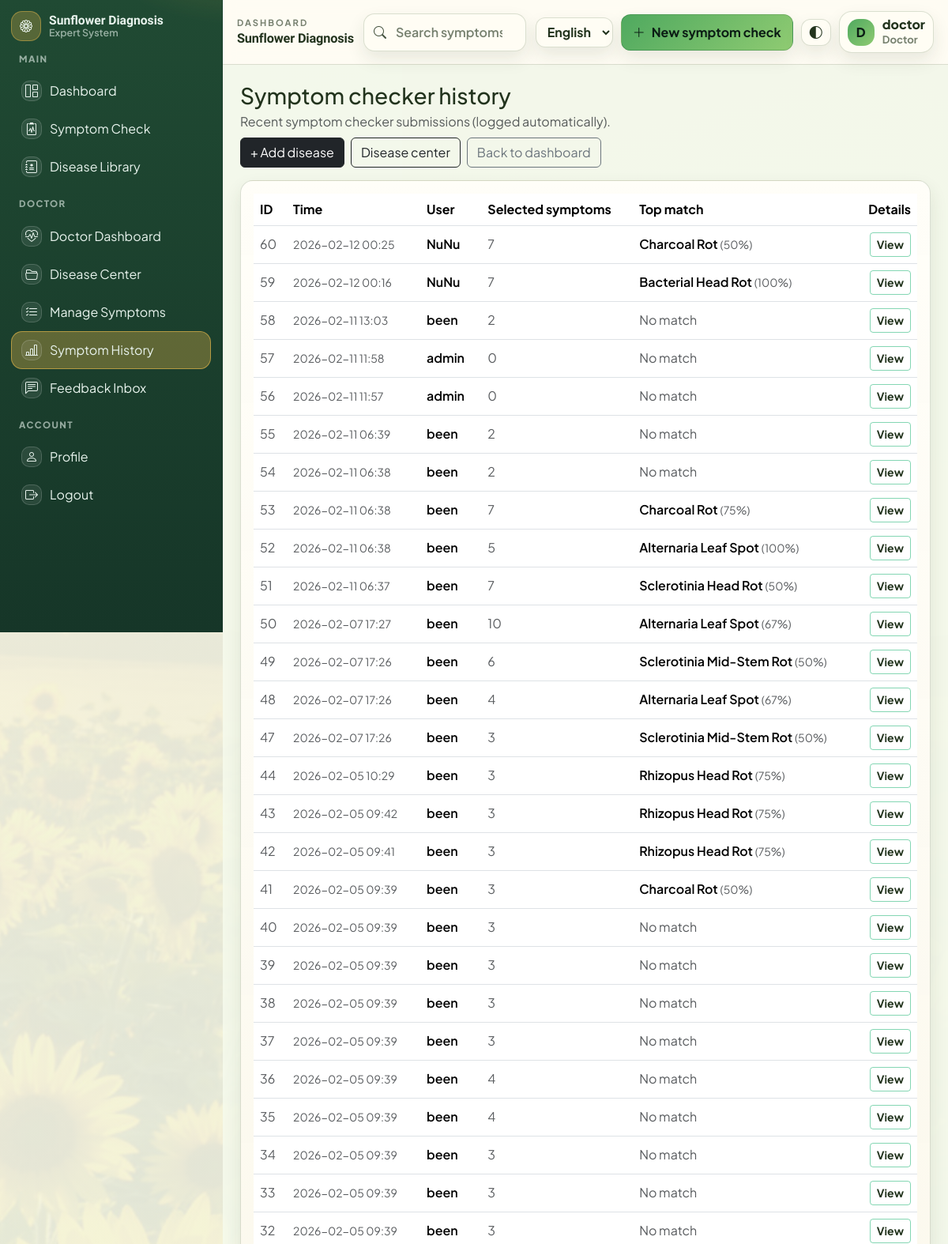
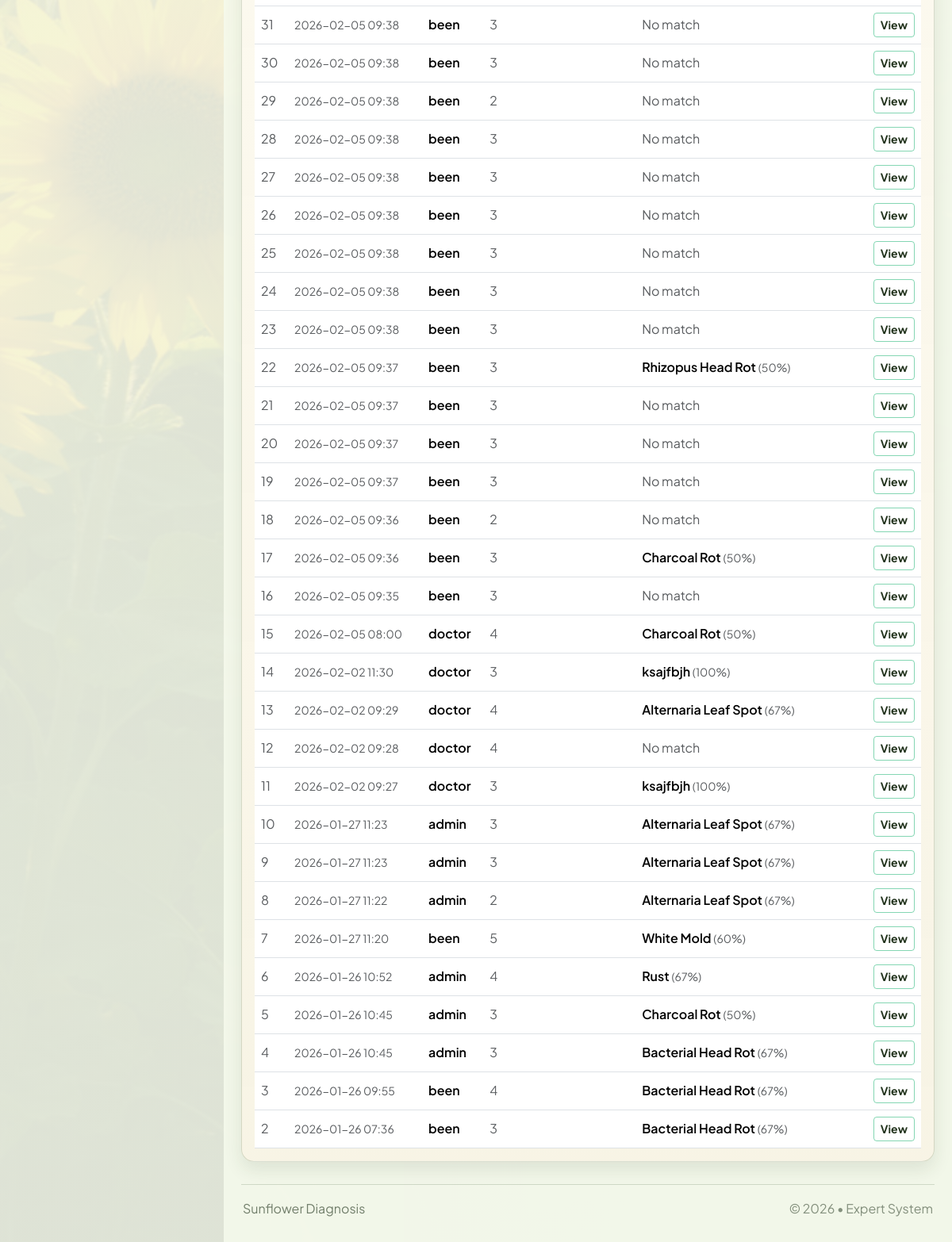
Screenshot of /doctor/symptom-checks (signed in) with the database file from the repository (2 pictures, top to bottom).
### app/models/user.py (models this page shows, shortened)
class User(UserMixin, db.Model):
    __tablename__ = "users"
    id = db.Column(db.Integer, primary_key=True)
    username = db.Column(db.String(80), unique=True, nullable=False, index=True)
    email = db.Column(db.String(120), unique=True, nullable=False, index=True)
    password_hash = db.Column(db.String(255), nullable=False)
    role = db.Column(db.String(20), nullable=False, default="user")  # "user", "doctor", or "admin"
    created_at = db.Column(db.DateTime, default=datetime.utcnow, nullable=False)
    role_id = db.Column(db.Integer, db.ForeignKey("roles.id"), nullable=True, index=True)
    role_obj = db.relationship("Role", lazy="joined")
    symptom_checks = db.relationship(
        "SymptomCheck", back_populates="user", cascade="all, delete-orphan"
    )
    feedback_items = db.relationship(
        "Feedback", back_populates="user", cascade="all, delete-orphan"
    )
    def has_permission(self, permission_name: str) -> bool:
        if not permission_name:
            return False
        if self.role == "admin" and permission_name == "access_admin":
            return True
        try:
            q = (
                db.session.query(Permission.id)
                .join(role_permissions, Permission.id == role_permissions.c.permission_id)
                .filter(Permission.name == permission_name)
            )
            if self.role_id:
                q = q.filter(role_permissions.c.role_id == self.role_id)
            else:
                q = q.join(Role, Role.id == role_permissions.c.role_id).filter(Role.name == self.role)
            row = q.first()
            return row is not None
        except OperationalError:
            return self.role == "admin"

### app/routes/doctor.py (the view)
@doctor_bp.route("/symptom-checks")
@login_required
@permission_required("view_symptom_checks")
def symptom_checks():
    checks = SymptomCheck.query.order_by(SymptomCheck.created_at.desc()).limit(200).all()
    return render_template("doctor/symptom_checks.html", checks=checks)

### app/models/user.py (called while the page is built)
@login_manager.user_loader
def load_user(user_id: str):
    return User.query.get(int(user_id))

### app/utils.py (called while the page is built)
def permission_required(permission_name: str):
    def decorator(fn):
        @wraps(fn)
        def wrapper(*args, **kwargs):
            if not current_user.is_authenticated:
                abort(403)
            if not getattr(current_user, "has_permission", None):
                abort(403)
            if not current_user.has_permission(permission_name):
                abort(403)
            return fn(*args, **kwargs)
        return wrapper
    return decorator

### app/templates/doctor/symptom_checks.html (shortened to what this page needs)
{% extends "base.html" %}

### app/templates/base.html (shortened to what this page needs)
<!doctype html>
<html lang="en" data-theme="light" data-bs-theme="light">
<head>
  <link href="https://cdn.jsdelivr.net/npm/bootstrap@5.3.3/dist/css/bootstrap.min.css" rel="stylesheet">
  <link href="https://cdn.jsdelivr.net/npm/bootstrap-icons@1.11.3/font/bootstrap-icons.min.css" rel="stylesheet">
  <link rel="stylesheet" href="{{ url_for('static', filename='css/style.css') }}?v=15">
</head>
<body>
  {% set authed = current_user.is_authenticated %}
  {% if authed %}
  <div class="sf-app">
    <aside class="sf-sidebar" aria-label="Sidebar">
      <div class="sf-side-head">
        <a class="sf-brand" href="{{ url_for('main.home') }}">
          <span class="sf-brand-icon" aria-hidden="true"><i class="bi bi-flower1"></i></span>
          <span class="sf-brand-text">
            <span class="sf-brand-title" data-i18n="brand_title">Sunflower Diagnosis</span>
            <span class="sf-brand-sub" data-i18n="brand_sub">Expert System</span>
          </span>
        </a>
      </div>
      <nav class="sf-nav">
        <div class="sf-nav-section" data-i18n="nav_main">MAIN</div>
        <a class="sf-nav-item {% if request.path == '/' %}is-active{% endif %}" href="{{ url_for('main.home') }}">
          <span class="sf-nav-ico" aria-hidden="true"><i class="bi bi-grid-1x2"></i></span>
          <span data-i18n="nav_dashboard">Dashboard</span>
        </a>
        <a class="sf-nav-item {% if request.path.startswith('/diagnose') %}is-active{% endif %}" href="{{ url_for('main.diagnose_page') }}">
          <span class="sf-nav-ico" aria-hidden="true"><i class="bi bi-clipboard2-pulse"></i></span>
          <span data-i18n="nav_symptom_check">Symptom Check</span>
        </a>
        <a class="sf-nav-item" href="{{ url_for('main.home') }}#library">
          <span class="sf-nav-ico" aria-hidden="true"><i class="bi bi-journal-medical"></i></span>
          <span data-i18n="nav_disease_library">Disease Library</span>
        </a>
        {% if current_user.has_permission('manage_diseases') and not current_user.has_permission('access_admin') %}
          <div class="sf-nav-section" data-i18n="nav_doctor">DOCTOR</div>
          <a class="sf-nav-item {% if request.path.startswith('/doctor') and (request.path == '/doctor' or request.path.startswith('/doctor/dashboard')) %}is-active{% endif %}" href="{{ url_for('doctor.dashboard') }}">
            <span class="sf-nav-ico" aria-hidden="true"><i class="bi bi-heart-pulse"></i></span>
            <span data-i18n="nav_doctor_dashboard">Doctor Dashboard</span>
          </a>
          <a class="sf-nav-item {% if request.path.startswith('/doctor/diseases') or request.path.startswith('/doctor/disease/') %}is-active{% endif %}" href="{{ url_for('doctor.diseases') }}">
            <span class="sf-nav-ico" aria-hidden="true"><i class="bi bi-folder2-open"></i></span>
            <span data-i18n="nav_disease_center">Disease Center</span>
          </a>
          <a class="sf-nav-item {% if request.path.startswith('/doctor/checklists') or request.path.startswith('/doctor/checklist/') %}is-active{% endif %}" href="{{ url_for('doctor.checklists') }}">
            <span class="sf-nav-ico" aria-hidden="true"><i class="bi bi-list-check"></i></span>
            <span data-i18n="nav_manage_symptoms">Manage Symptoms</span>
          </a>
          {% if current_user.has_permission('view_symptom_checks') %}
          <a class="sf-nav-item {% if request.path.startswith('/doctor/symptom') %}is-active{% endif %}" href="{{ url_for('doctor.symptom_checks') }}">
            <span class="sf-nav-ico" aria-hidden="true"><i class="bi bi-bar-chart-line"></i></span>
            <span data-i18n="nav_symptom_history">Symptom History</span>
          </a>
          {% endif %}
          <a class="sf-nav-item {% if request.path.startswith('/doctor/feedback') %}is-active{% endif %}" href="{{ url_for('doctor.feedback') }}">
            <span class="sf-nav-ico" aria-hidden="true"><i class="bi bi-chat-left-text"></i></span>
            <span data-i18n="nav_feedback_inbox">Feedback Inbox</span>
          </a>
        {% endif %}
        <div class="sf-nav-section" data-i18n="nav_account">ACCOUNT</div>
        <a class="sf-nav-item {% if request.path.startswith('/user/profile') %}is-active{% endif %}" href="{{ url_for('user.profile') }}">
          <span class="sf-nav-ico" aria-hidden="true"><i class="bi bi-person"></i></span>
          <span data-i18n="nav_profile">Profile</span>
        </a>
        <a class="sf-nav-item" href="{{ url_for('auth.logout') }}">
          <span class="sf-nav-ico" aria-hidden="true"><i class="bi bi-box-arrow-right"></i></span>
          <span data-i18n="nav_logout">Logout</span>
        </a>
      </nav>
    </aside>
    <div class="sf-main">
      <header class="sf-topbar">
        <div class="sf-topbar-left">
          <div class="sf-topbar-meta">
            <div class="sf-topbar-kicker" data-i18n="topbar_kicker">Dashboard</div>
            <div class="sf-topbar-title" data-i18n="topbar_title">Sunflower Diagnosis</div>
          </div>
        </div>
        <form class="sf-search" role="search" method="get" action="{{ url_for('main.search') }}">
          <i class="bi bi-search sf-search-ico" aria-hidden="true"></i>
          <input class="sf-search-input" type="search" name="q" value="{{ request.args.get('q','') }}" placeholder="Search symptoms, reports, crops" data-i18n-placeholder="search_placeholder" autocomplete="off" aria-label="Search">
        </form>
        <div class="sf-top-actions">
          <select class="sf-lang-select" data-language-select aria-label="Language">
            <option value="en">English</option>
          </select>
          <a class="sf-primary-btn" href="{{ url_for('main.diagnose_page') }}">
            <i class="bi bi-plus-lg" aria-hidden="true"></i>
            <span data-i18n="new_symptom_check">New symptom check</span>
          </a>
          <button class="sf-icon-btn" type="button" data-action="toggleTheme" title="Toggle theme" data-i18n-title="toggle_theme" aria-label="Toggle theme">
            <i class="bi bi-circle-half" aria-hidden="true"></i>
          </button>
          <div class="sf-userchip" title="Signed in">
            <div class="sf-avatar" aria-hidden="true">{{ (current_user.username or 'U')[0] | upper }}</div>
            <div class="sf-userchip-text d-none d-sm-block">
              <div class="sf-userchip-name" data-no-translate>{{ current_user.username }}</div>
              <div class="sf-userchip-role">{{ (current_user.role or 'user') | capitalize }}</div>
            </div>
          </div>
        </div>
      </header>
      <main class="sf-content">
        {{ page_content | safe }}
        <footer class="sf-footer">
          <div data-i18n="footer_title">Sunflower Diagnosis</div>
          <div class="sf-footer-muted" data-i18n="footer_sub">© 2026 • Expert System</div>
        </footer>
      </main>
    </div>
  </div>
  {% endif %}
</body>
</html>

### rows the page displays
User: username "D", username "doctor", role "Doctor"
User: username "Symptom checker history Recent symptom checker submissions (logged automatically). + Add disease Disease center Back to dashboard ID Time User Selected symptoms Top match Details 60 2026-02-12 00:25 NuNu 7 Charcoal Rot (50%) View 59 2026-02-12 00:16 NuNu 7 Bacterial Head Rot (100%) View 58 2026-02-11 13:03 been 2 No match View 57 2026-02-11 11:58 admin 0 No match View 56 2026-02-11 11:57 admin 0 No match View 55 2026-02-11 06:39 been 2 No match View 54 2026-02-11 06:38 been 2 No match View 53 2026-02-11 06:38 been 7 Charcoal Rot (75%) View 52 2026-02-11 06:38 been 5 Alternaria Leaf Spot (100%) View 51 2026-02-11 06:37 been 7 Sclerotinia Head Rot (50%) View 50 2026-02-07 17:27 been 10…"
